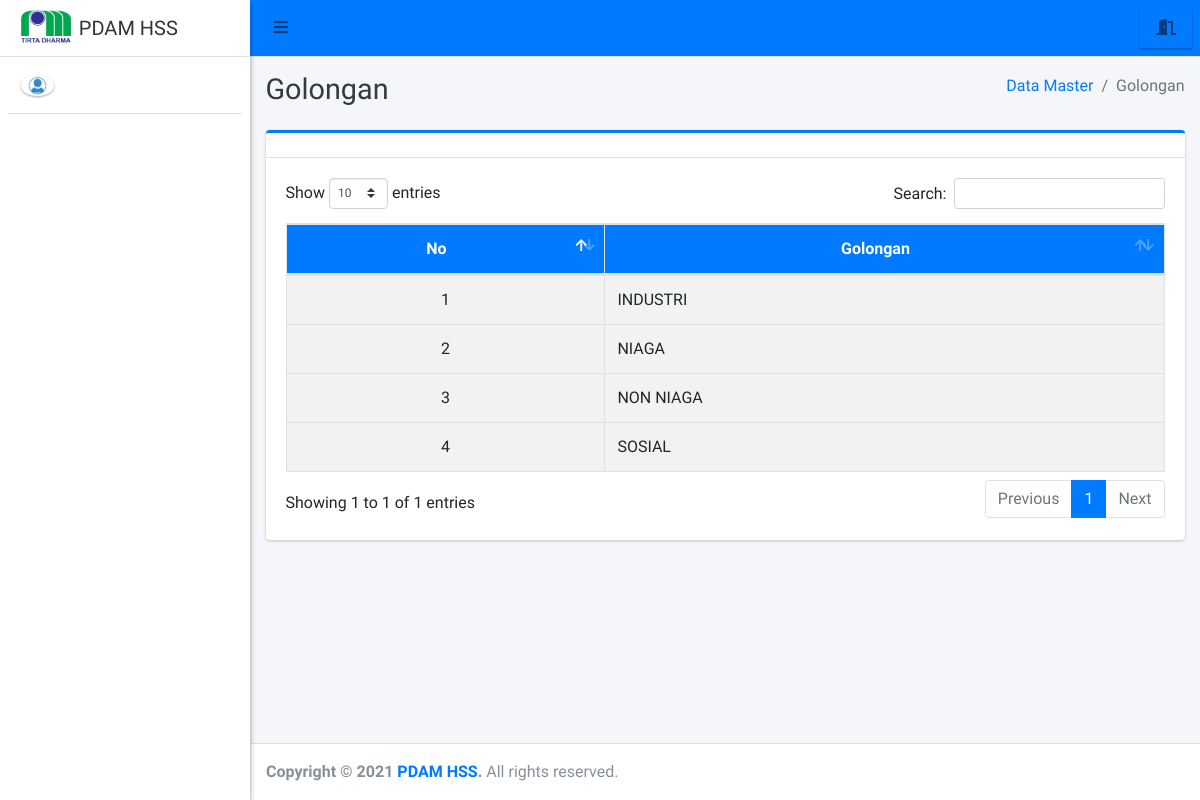
The app's page /admin/golongan/index.php with its own data.
### tables this page shows
CREATE TABLE `golongan` (
  `id_golongan` int(11) NOT NULL,
  `nama_golongan` varchar(150) NOT NULL
);

### admin/golongan/index.php (the view, shortened to what this page needs)
<?php
require '../../config/koneksi.php';
?>
<!DOCTYPE html>
<html>
<?php
include '../../templates/head.php';
?>
<body class="hold-transition sidebar-mini layout-fixed">
    <div class="wrapper">
        <?php
        include '../../templates/navbar.php';
        ?>
        <?php
        include '../../templates/sidebar.php';
        ?>
        <div class="content-wrapper">
            <div class="content-header">
                <div class="container-fluid">
                    <div class="row mb-2">
                        <div class="col-sm-6">
                            <h1 class="m-0 text-dark">Golongan</h1>
                        </div>
                        <div class="col-sm-6">
                            <ol class="breadcrumb float-sm-right">
                                <li class="breadcrumb-item"><a href="#">Data Master</a></li>
                                <li class="breadcrumb-item active">Golongan</li>
                            </ol>
                        </div>
                    </div>
                </div>
            </div>
            <section class="content">
                <div class="container-fluid">
                    <div class="row">
                        <div class="col-12">
                            <div class="card card-primary card-outline">
                                <div class="card-header">
                                </div>
                                <div class="card-body">
                                    <div class="table-responsive">
                                        <table id="example1" class="table table-bordered table-striped">
                                            <thead class="bg-blue">
                                                <tr align="center">
                                                    <th>No</th>
                                                    <th>Golongan</th>
                                                </tr>
                                            </thead>
                                            <?php
                                            $no = 1;
                                            $data = $koneksi->query("SELECT * FROM golongan ORDER BY id_golongan DESC");
                                            while ($row = $data->fetch_array()) {
                                            ?>
                                                <tbody style="background-color: white">
                                                    <tr>
                                                        <td align="center"><?= $no++ ?></td>
                                                        <td><?= $row['nama_golongan'] ?></td>
                                                    </tr>
                                                </tbody>
                                            <?php } ?>
                                        </table>
                                    </div>
                                </div>
                            </div>
                        </div>
                    </div>
                </div>
            </section>
        </div>
        <?php include_once "../../templates/footer.php"; ?>
    </div>
</body>
</html>

### records on screen
golongan: nama_golongan "INDUSTRI"
golongan: nama_golongan "NIAGA"
golongan: nama_golongan "NON NIAGA"
golongan: nama_golongan "SOSIAL"
